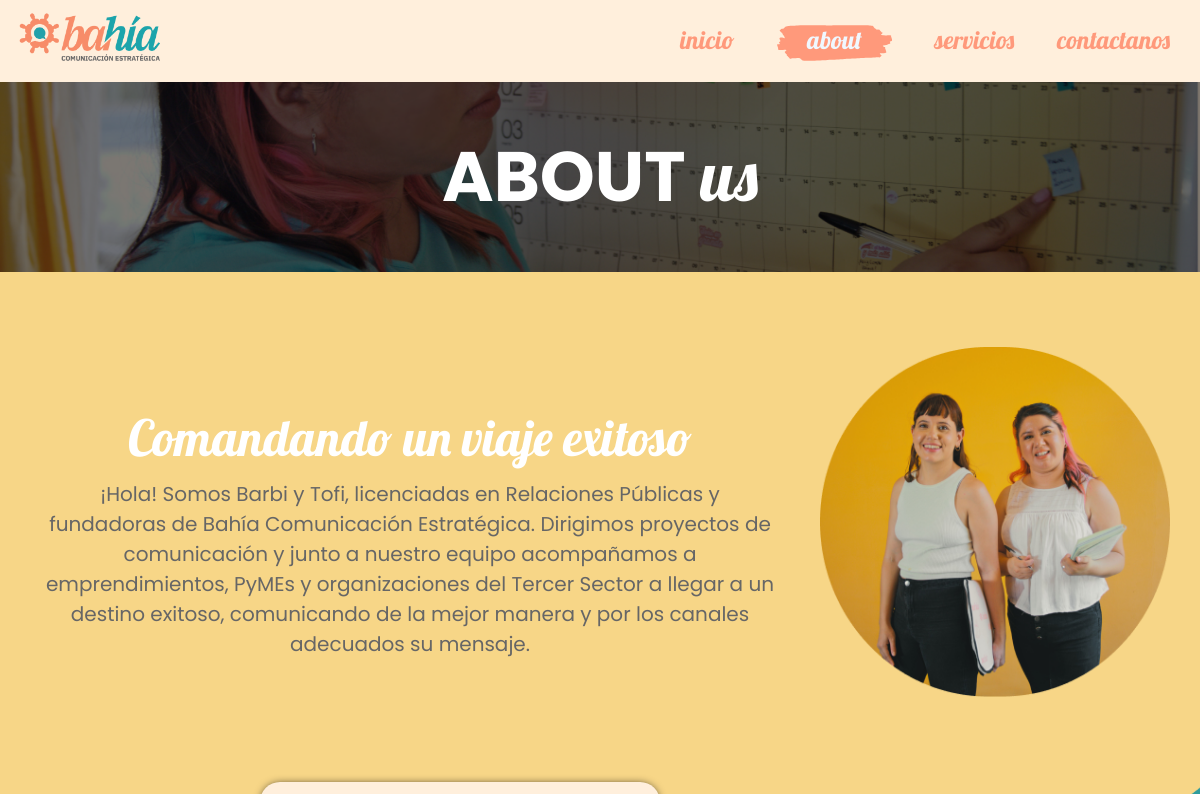
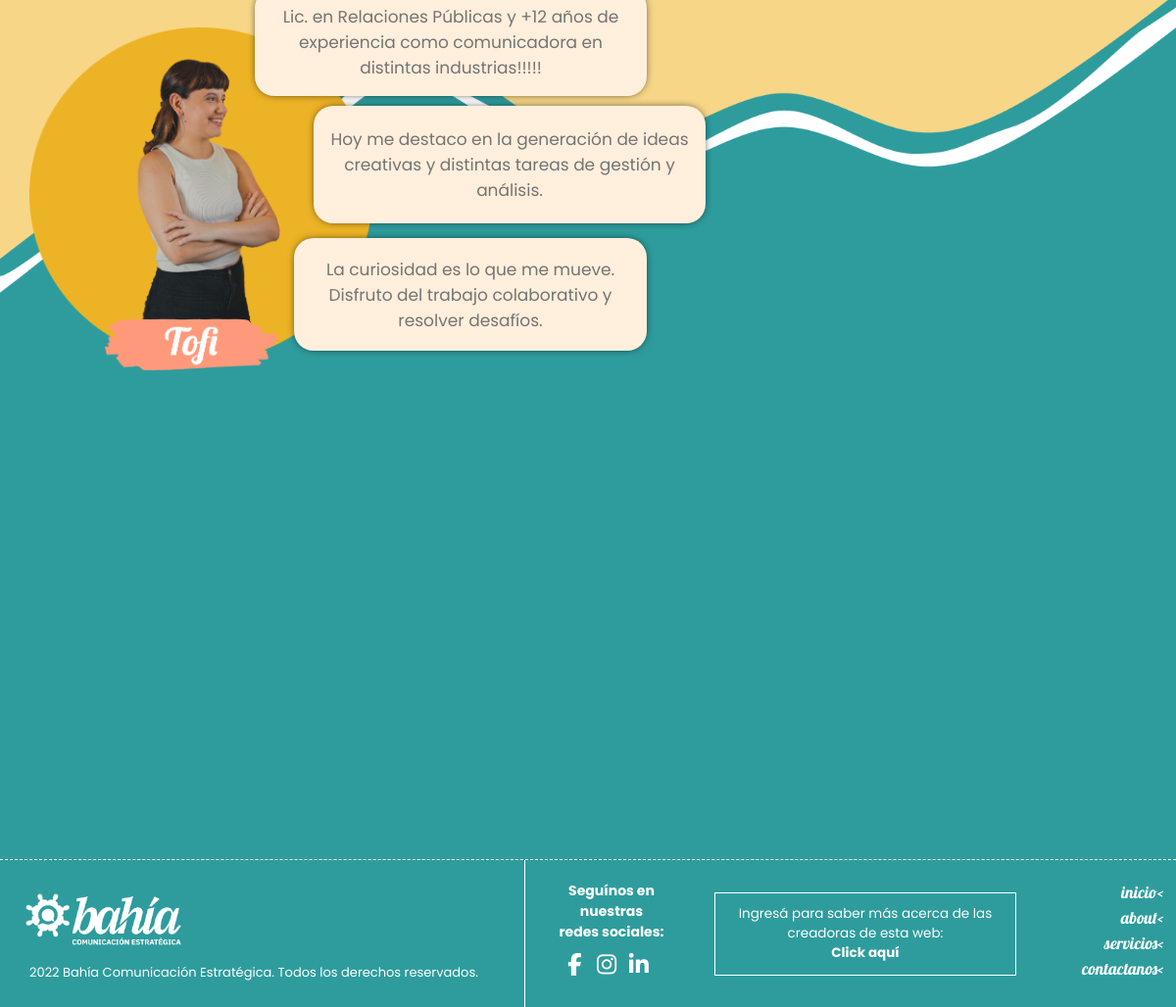
/about, run on the app's committed database (2 pictures, top to bottom).
### bahiaApp/models.py (models this page shows, shortened)
class pag2(models.Model):
    titulo=models.CharField(max_length=40)
    contenido=models.TextField(max_length=350, default="")
    imagen_contenido=models.ImageField(upload_to="images", null=True)
    tofi_1=models.TextField(max_length=100, default="")
    tofi_2=models.TextField(max_length=150, default="")
    tofi_3=models.TextField(max_length=130, default="")
    imagen_tofi=models.ImageField(upload_to="images", null=True)
    barbi_1=models.TextField(max_length=100, default="")
    barbi_2=models.TextField(max_length=150, default="")
    barbi_3=models.TextField(max_length=130, default="")
    imagen_barbi=models.ImageField(upload_to="images", null=True)
    class Meta:
        verbose_name_plural = (" About Us")

### bahiaApp/views.py (the view)
# urls.py: path('about', views.about, name='about'),
def about(request):                                                        #ABOUT
    context  = {"model": pag2.objects.get(pk=1)}
    return render(request, "about.html", context)

### bahiaApp/templates/about.html (shortened to what this page needs)
<!DOCTYPE html>
<html lang="es">
<head>
    <link rel="stylesheet" type="text/css" href="../static/css/main.css" media="screen">
    <link rel="stylesheet" type="text/css" href="../static/css/querys.css" media="screen and (min-width: 250px)">
</head>
<body>
    <header>
        <nav>
            <div class="logo-container">
                <a href="{%url 'inicio'%}"><img src="../static/imagenes/Isologotipo-Horizontal.png" class="logo"></a>
            </div>
            <ul class="nav-menu">
                <li><a href="{%url 'inicio'%}">inicio</a></li>
                <li class="activeli" ><a class="active" href="{%url 'about'%}">about</a></li>
                <li><a href="{%url 'servicios'%}">servicios</a></li>
                <li><a href="{%url 'contactanos'%}">contactanos</a></li>
            </ul>
        </nav>
        <div class="main-header_about">
            <h1>ABOUT&nbsp;</h1><span>us</span>
        </div>
        <div class="arena-about">
            <img src="{{model.imagen_contenido.url}}" class="img_chicas-about">
            <div class="texto-about_nosotras">
                <h2>{{model.titulo}}</h2>
                <p>{{model.contenido}}
                </p>
            </div>
        </div>
        <div class="mar-about">
            <div class="info-tofi">
                <img src="{{model.imagen_tofi.url}}">
                <div class="texto1-about texto-about"><p>{{model.tofi_1}}</p></div>
                <div class="texto2-about texto-about"><p>{{model.tofi_2}}</p></div>
                <div class="texto3-about texto-about"><p>{{model.tofi_3}}</p></div>
            </div>
        </div>
    <footer>
        <div class="footer">
                <div class="redes">
                    <h5>Seguínos en nuestras <br> redes sociales:</h5>
                    <div class="red-social">
                        <a href="https://www.facebook.com/holabahia.ce/" target="_blank"  class="fa fa-facebook"></a>
                        <a href="https://www.instagram.com/bahia.ce/?hl=es-la" target="_blank" class="fa fa-instagram"></a>
                        <a href="https://ar.linkedin.com/company/bah%C3%ADa-ce?trk=public_profile_topcard-current-company" target="_blank" class="fa fa-linkedin"></a>
                    </div>
                </div>
                <div class="pagina">
                    <p>Ingresá para saber más acerca de las creadoras de esta web:</p>
                    <a href="#">Click aquí</a>
                </div>
                <div class="menu">
                    <li><a class="menu-footer" href="{%url 'inicio'%}"> inicio<</a></li>
                    <li><a class="menu-footer" href="about.html"> about<</a></li>
                    <li><a class="menu-footer" href="{%url 'servicios'%}"> servicios<</a></li>
                    <li><a class="menu-footer" href="{%url 'contactanos'%}"> contactanos<</a></li>
                </div>
        </div>
        <div class="fondo">
            <a href="{%url 'inicio'%}"><img src="../static/imagenes/Isologotipo-Horizontal-Blanco.png"></a>
            <span>2022 Bahía Comunicación Estratégica. <br class="brno">Todos los derechos reservados.
            </span>
        </div>
    </footer>
    </header>
</body>
</html>

### bahiaApp/static/css/main.css (style rules this page uses)
html { font-size: 62.5%; }
* { box-sizing: border-box; margin: 0; padding: 0; text-decoration: none; list-style: none; }
body { font-family: 'Poppins', sans-serif; }
header { width: 100%; height: 100vh; background-color: #FFEFDC; }
nav { height: 7rem; width: 100%; display: flex; justify-content: space-between; align-items: center; }
.logo-container { display: inline-block; }
.logo { width: 14rem; }
.nav-menu { position: fixed; width: 100%; height: 0vh; top: 7rem; background-color: #FF997B; text-align: center; transition: all .5s; z-index: 10; }
.nav-menu li { display: none; line-height: 3rem; margin: 5rem 0; transition: all .5s; }
.nav-menu li a { color:#FFEFDC; font-size: 3rem; font-family: 'Lobster', cursive; }
.nav-menu li a.active, .nav-menu li a:hover { color: #FF5E2F; transition: 300ms; }
.main-header_about { margin-top: 0.2rem; background-image: url(../imagenes/Rectangle-19.png); height: 8.8rem; width: 100%; font-family: 'Poppins', sans-serif; color: white; text-align: center; line-height: 9rem; font-size: 1.7rem; font-weight: bold; background-repeat: no-repeat; background-size: cover; }
.main-header_about h1 { display: inline-block; }
.main-header_about span { font-family: 'Lobster', cursive; font-weight: normal; font-size: 4rem; }
.arena-about { width: 100%; height: 54rem; background-color: #F7D687; display: flex; flex-direction: column; justify-content: space-evenly; align-items: center; }
.arena-about img { width: 27rem; height: 27rem; }
.arena-about h2 { font-family: 'Lobster', cursive; margin-top: 2rem; margin-bottom: 1rem; color: white; font-size: 4rem; font-weight: 100; margin-right: 4rem; margin-left: 4rem; text-align: center; }
.arena-about p { color: #666666; font-size: 1.6rem; margin-right: 4rem; margin-left: 4rem; text-align: center; }
.mar-about { width: 100%; height: 80rem; background-color: #2E9C9D; overflow: hidden; border-bottom: dashed white 0.15rem; }
.info-tofi { position: relative; z-index: 2; height: 29rem; }
.info-tofi img { height: 20rem; width: 20rem; right: 3rem; position: relative; object-fit: cover; }
.texto-about { color: #747474; background-color: #FFEFDC; border-radius: 2rem; width: 16rem; height: 8rem; text-align: center; position: absolute; display: flex; align-items: center; box-shadow: 0px 0px 10px -3px rgba(0,0,0,1); font-size: 1.2rem; }
.texto-about p { margin-left: 1.5rem; margin-right: 1.5rem; }
.texto1-about { bottom: 23rem; right: 15rem; }
.texto2-about { width: 20rem; height: 11rem; top: 13rem; }
.texto3-about { height: 10rem; width: 20rem; top: 23rem; }
.footer { background-color: #2E9C9D; height: 15rem; width: 100%; display: flex; justify-content: space-between; align-items: center; }
.redes { background-color: #2E9C9D; width: 15rem; height: 100%; color: white; text-align: center; display: flex; flex-direction: column; justify-content: center; margin-left: 1.3rem; }
.redes h5 { font-size: 1.3rem; }
.menu { background-color: #2E9C9D; width: 15rem; height: 100%; display: flex; flex-direction: column; align-items: flex-end; justify-content: center; padding-bottom: 0.2rem; margin-right: 1.3rem; }
.pagina { display: none; }
.red-social a { display: inline-block; text-decoration: none; font-size: 2.3rem; line-height: 4.5rem; color: white; margin-right: 1rem; text-align: center; width: 2rem; }
.menu-footer { color: white; font-family: 'Lobster', cursive; font-size: 1.7rem; display: inline-block; padding-bottom: 0.5rem; }
.fondo { width: 100%; background-color: #2E9C9D; height: 13rem; display: flex; justify-content: flex-start; align-content: flex-start; border-top: 0.15rem dashed white; }
.fondo img { margin-top: 1.5rem; margin-left: 1rem; width: 14.5rem; height: 5rem; }
.fondo span { color: white; margin-top: 1rem; margin-left: 1rem; font-size: 1.2rem; }

### data on the page
pag2: imagen_contenido (picture), titulo "Comandando un viaje exitoso", contenido "¡Hola! Somos Barbi y Tofi, licenciadas en Relaciones Públicas y fundadoras de Bahía Comunicación Estratégica. Dirigimos proyectos de comunicación y junto a nuestro equipo acompañamos a emprendimientos, PyMEs y organizaciones del Tercer Sector a llegar a un destino exitoso, comunicando de la mejor manera y por los canales adecuados su mensaje.", imagen_tofi (picture), tofi_1 "Lic. en Relaciones Públicas y +12 años de experiencia como comunicadora en distintas industrias!!!!!", tofi_2 "Hoy me destaco en la generación de ideas creativas y distintas tareas de gestión y análisis.", tofi_3 "La curiosidad es lo que me mueve. Disfruto del trabajo colaborativo y resolver desafíos."
